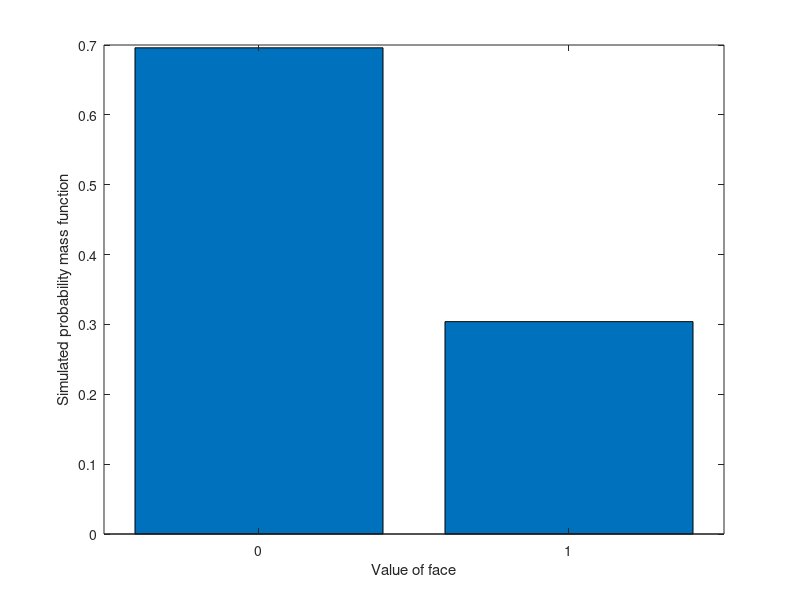

This chart was generated by the following MATLAB code: (Note: this script raises an error after producing the figure.)
%% ========== Matlab code sample for Practicum 1 ===========
% Simulation: Tossing an unfair coin
%
clear

n = 1000; % Number of tosses

range_x = [0:1];

for ii=1:n
    x(ii) = (rand>0.7);
end

figure(1)
hist_x = hist(x, range_x); 
bar(range_x,hist_x/n);
xlabel('Value of face')
ylabel('Simulated probability mass function')

mean_x = mean(x);
std_x = std(x);

fprintf('The mean value is %4.2f\n',mean_x);
fprintf('The standard deviation is %4.2f\n', std_x);